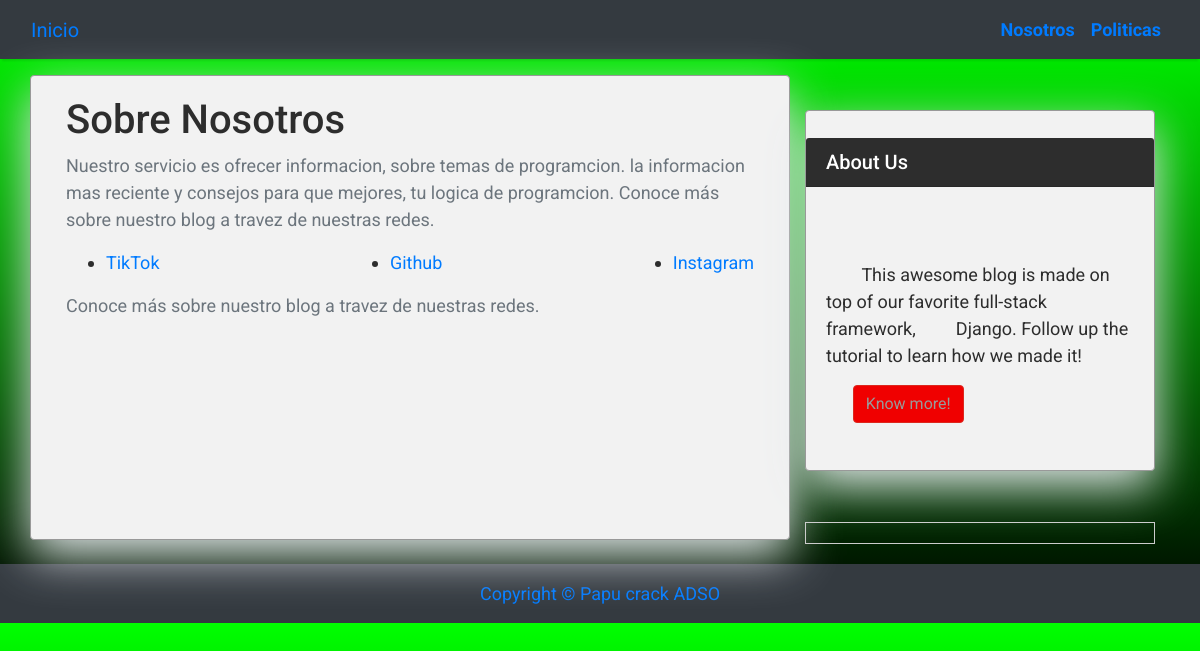
Screenshot of /nosotros/ with the database file from the repository.
### blog/models.py (models this page shows)
class SocialLink(models.Model):
    name = models.CharField(max_length=200)
    link = models.URLField()

### blog/views.py (the view)
# urls.py: re_path(r"^nosotros/$", views.nosotros, name="nosotros"),
def nosotros(request):
    social_links = SocialLink.objects.all()
    return render(request, "nosotros.html", {"social_links": social_links})

### templates/nosotros.html
{% extends "base.html" %} {% block content %}
<div class="container">
  <div class="row">
    <div class="col-md-8 card mb-4 mt-3 left top">
      <div class="card-body">
        <h1>Sobre Nosotros</h1>
        <p class="text-muted">
          Nuestro servicio es ofrecer informacion, sobre temas de programcion.
          la informacion mas reciente y consejos para que mejores, tu logica de
          programcion. Conoce más sobre nuestro blog a travez de nuestras redes.
        </p>
        <ul class="d-flex justify-content-between">
          {% for social_link in social_links %}
          <li><a href="{{ social_link.link }}">{{ social_link.name }}</a></li>
          {% endfor %}
        </ul>
        <p class="text-muted" class="d-flex justify-content-between">
          Conoce más sobre nuestro blog a travez de nuestras redes.
        </p>
      </div>
    </div>
    {% block sidebar %} {% include 'sidebar.html' %} {% endblock sidebar %}
  </div>
</div>
{% endblock content %}

### static/css/base.css (style rules this page uses)
body { font-family: "Roboto", sans-serif; font-size: 17px; background-color: #fdfdfd; }
.card { box-shadow: 0 16px 48px #E3E7EB; }
.card { background-color: #f2f2f2; border-color: #999; }
.card-body { color: #2d2d2d; }

### templates/base.html (style rules this page uses)
body { font-family: "Roboto", sans-serif; font-size: 18px; background: linear-gradient(180deg, #00FF00, #000000); background-size: 200% 100%; animation: changeColor 15s infinite; margin: 0; }

### templates/sidebar.html (style rules this page uses)
.card { box-shadow: 0 16px 48px #e3e7eb; }

### rows the page displays
SocialLink: name "TikTok"
SocialLink: name "Github"
SocialLink: name "Instagram"
